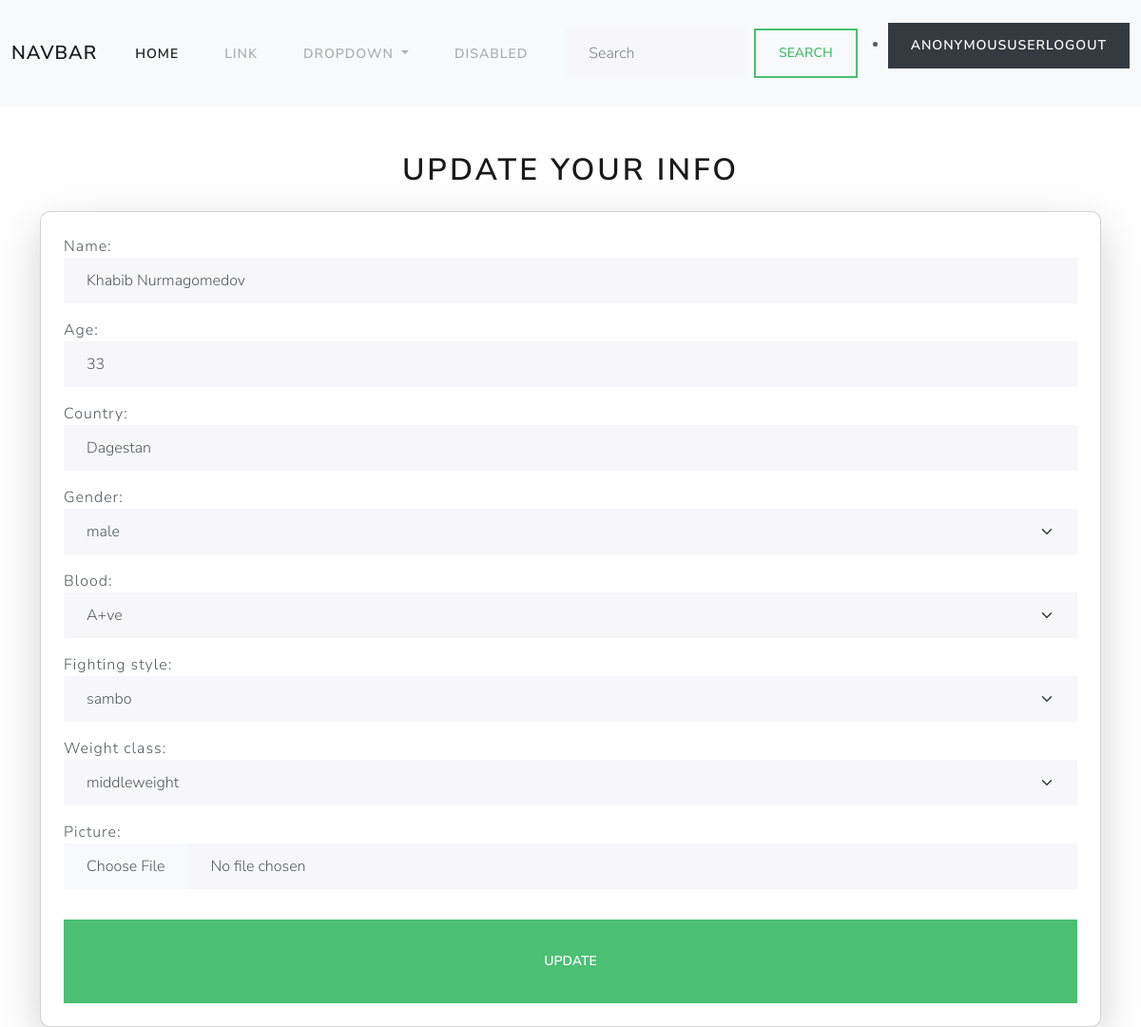
Page /fighter/39/update/ on the committed database.
### details/models.py (models this page shows, shortened)
class Fighters(models.Model):
    name = models.CharField(max_length=30)
    age = models.CharField(max_length=30)
    country = models.CharField(max_length=30)
    gender_type = (
        ("male","male"),
        ("female","female")
    )
    gender = models.CharField(max_length=30,choices=gender_type)
    blood_type = (
        ("A+ve", "A+ve"),
        ("A-ve", "A-ve"),
        ("B+ve", "B+ve"),
        ("B-ve", "B-ve"),
        ("O+ve", "O+ve"),
        ("O-ve", "O-ve"),
        ("AB+ve", "AB+ve"),
        ("AB-ve", "AB-ve"),
    )
    blood = models.CharField(max_length=30, choices=blood_type)
    fighting_options = (
        ("sambo", "sambo"),
        ("brazilian jiu jitsu", "brazilian jiu jitsu"),
        ("muay thai", "muay thai"),
        ("taekwondo", "taekwondo"),
        ("boxing", "boxing"),
        ("mma", "mma"),
    )
    fighting_style = models.CharField(max_length=30, choices=fighting_options)
    weight_options = (
        ("featherweight", "featherweight"),
        ("bantamweight", "bantamweight"),
        ("lightweight", "lightweight"),
        ("heavyweight", "heavyweight"),
        ("flyweight", "flyweight"),
        ('middleweight','middleweight')
    )
    weight_class = models.CharField(max_length=30, choices=weight_options)
    picture = models.ImageField(upload_to="fighters_images",null=True,blank=True)

### details/views.py (the view, shortened to what this page needs)
# urls.py: path('fighter/<int:id>/update/', views.FightersUpdateView.as_view(), name='fighter-update'),
class FightersUpdateView(View):
    template_name = "fighters_edit.html"
    form_class = FightersForm
    def get(self, request, *args, **kwargs):
        fighter_id = kwargs.get("id")
        fighter = get_object_or_404(Fighters, id=fighter_id)
        form_instance = self.form_class(instance=fighter)
        return render(request, self.template_name, {'form': form_instance})

### details/forms.py
class FightersForm(forms.ModelForm):
    class Meta:
        model = Fighters
        fields = "__all__"
        widgets = {
            "name": forms.TextInput(attrs={"class": "form-control"}),
            "age": forms.NumberInput(attrs={"class": "form-control"}),
            "country": forms.TextInput(attrs={"class": "form-control"}),
            "gender": forms.Select(attrs={"class": "form-control form-select"}),
            "blood": forms.Select(attrs={"class": "form-control form-select"}),
            "fighting_style": forms.Select(attrs={"class": "form-control form-select"}),
            "weight_class": forms.Select(attrs={"class": "form-control form-select"}),
            "picture": forms.FileInput(attrs={"class": "form-control"}),
        }

### details/templates/fighters_edit.html (shortened to what this page needs)
{% extends 'base.html' %}
{% block main_block %}
<div class="container mt-5">
    <h1 class="text-center text-primary mb-4">Update Your Info</h1>
    <div class="card p-4 shadow-lg" style="border-radius: 10px;">
        <form method="POST" action="">
            {{ form.as_p }}
            <button type="submit" class="btn btn-success btn-lg w-100 mt-3">
                Update
            </button>
        </form>
    </div>
</div>
{% endblock %}

### rows in the picture
Fighters: name "Khabib Nurmagomedov", age "33", country "Dagestan", gender "male", blood "A+ve", fighting_style "sambo", weight_class "middleweight"

### other values in the picture
{{ request.user }} "ANONYMOUSUSER"
